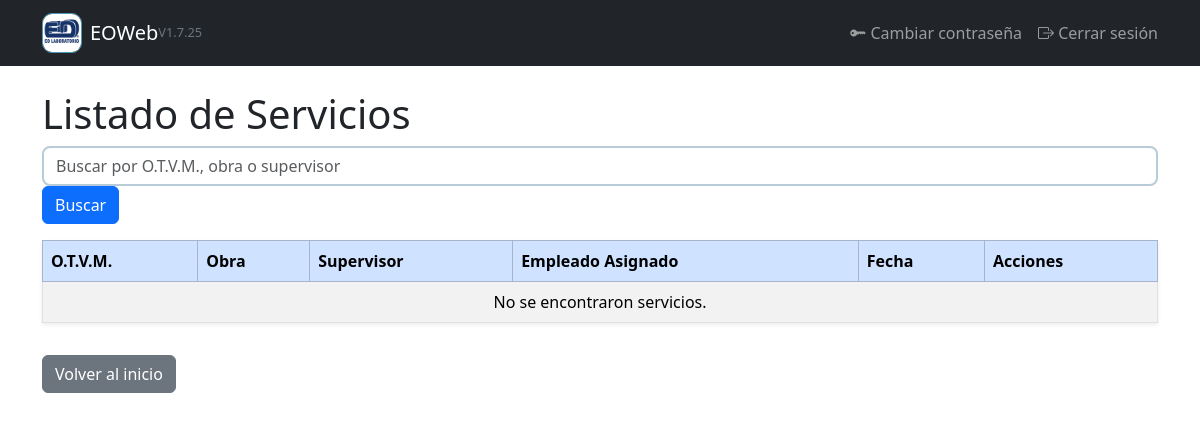
The page /servicios/ (signed in) on the database as committed earlier.
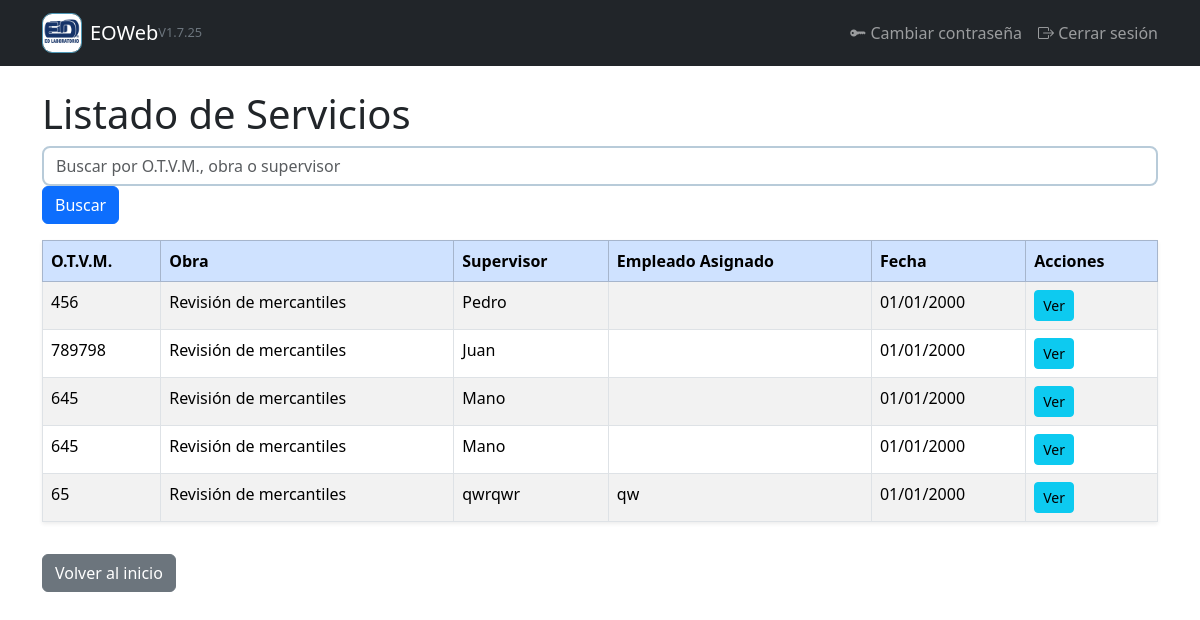
The same page on the database as committed later.
### gestion/models.py (models this page shows, shortened)
class Servicio(models.Model):
    obra = models.ForeignKey(Obra, on_delete=models.CASCADE, related_name='servicios')
    fecha = models.DateField()
    otvm = models.PositiveIntegerField("O.T.V.M.",editable=False)
    llegada = models.TimeField("Llegada a las")
    termino = models.TimeField("Término de los trabajos a las")
    solicitante = models.CharField("Solicitó el servicio", max_length=100)
    preguntar_por = models.CharField("Preguntar por", max_length=100)
    trabajo_realizado = models.ForeignKey(TrabajoRealizado, on_delete=models.SET_NULL, null=True,verbose_name="Trabajo programado")
    cantidad = models.IntegerField()
    observaciones = models.TextField(blank=True)
    clave_cliente = models.CharField("Clave Cliente", max_length=100)  # se puede llenar desde obra.cliente.clave
    localizacion = models.CharField("Localización", max_length=150) # se puede llenar desde obra.localizacion
    vobo_cliente_nombre = models.CharField(max_length=100)
    vobo_cliente_firma = models.ImageField(upload_to="firmas/", blank=True, null=True)
    lab_nombre = models.CharField(max_length=100)
    lab_firma = models.ImageField(upload_to="firmas/", blank=True, null=True)
    superviso_nombre = models.CharField(max_length=100, blank=True, null=True)
    superviso_firma = models.ImageField(upload_to='firmas/', null=True, blank=True)
    superviso_fecha = models.DateField()
    capturo_nombre = models.CharField(max_length=100)
    capturo_firma = models.ImageField(upload_to='firmas/', null=True, blank=True)
    capturo_fecha = models.DateField()
    facturo_nombre = models.CharField(max_length=100)
    facturo_firma = models.ImageField(upload_to='firmas/', null=True, blank=True)
    factura_numero = models.CharField(max_length=20, blank=True)
    facturo_fecha = models.DateField()
    autorizo_nombre = models.CharField(max_length=100)
    autorizo_firma = models.ImageField(upload_to='firmas/', null=True, blank=True)
    autorizo_fecha = models.DateField()
    empleado_asignado = models.ForeignKey(
        User,
        on_delete=models.SET_NULL,
        null=True,
        blank=True,
        related_name='servicios_asignados'
    )

class Obra(models.Model):
    cliente = models.ForeignKey(Cliente, on_delete=models.CASCADE, related_name='obras')
    clave_obra = models.CharField("Clave Obra", max_length=20)
    nombre = models.CharField("Nombre de la Obra", max_length=150)
    atencion_a = models.CharField("Atención a", max_length=255, blank=True)
    localizacion = models.CharField("Localización", max_length=150, blank=True)

### gestion/views.py (the view)
# urls.py: path('servicios/', views.lista_servicios, name='lista_servicios'),
@login_required
def lista_servicios(request):
    user = request.user
    if user.groups.filter(name="Empleado").exists():
        servicios = Servicio.objects.filter(empleado_asignado=user)
    elif user.groups.filter(name="Supervisor").exists():
        servicios = Servicio.objects.all()
    else:
        servicios = Servicio.objects.all()
    return render(request, "gestion/lista_servicios.html", {"servicios": servicios})

### gestion/templates/gestion/lista_servicios.html (shortened to what this page needs)
{% extends "gestion/base.html" %}
{% load static %}
{% block content %}
<h1>Listado de Servicios</h1>
<form method="get" class="form-inline mb-3">
    <input type="text" name="q" class="form-control mr-2" placeholder="Buscar por O.T.V.M., obra o supervisor" value="{{ request.GET.q }}">
    <button type="submit" class="btn btn-primary">Buscar</button>
</form>
<table class="table table-striped table-bordered shadow-sm">
    <thead class="table-primary">
        <tr>
            <th>O.T.V.M.</th>
            <th>Obra</th>
            <th>Supervisor</th>
            <th>Empleado Asignado</th>
            <th>Fecha</th>
            <th>Acciones</th>
        </tr>
    </thead>
    <tbody>
        {% for servicio in servicios %}
        <tr>
            <td>{{ servicio.otvm }}</td>
            <td>{{ servicio.obra.nombre }}</td>
            <td>{{ servicio.superviso_nombre }}</td>
            <td>{{ servicio.empleado_asignado.username }}</td>
            <td>{{ servicio.fecha|date:"d/m/Y" }}</td>
            <td>
                <a href="{% url 'detalle_servicio' servicio.id %}" class="btn btn-info btn-sm">Ver</a>
            </td>
        </tr>
        {% empty %}
        <tr>
            <td colspan="6" class="text-center">No se encontraron servicios.</td>
        </tr>
        {% endfor %}
    </tbody>
</table>
<a href="{% url 'inicio' %}" class="btn btn-secondary mt-3">Volver al inicio</a>
{% endblock %}

Rows that differ between the two databases and show on the page:
added Servicio: otvm "456", obra.nombre "Revisión de mercantiles", superviso_nombre "Pedro", fecha "01/01/2000"
added Servicio: otvm "789798", obra.nombre "Revisión de mercantiles", superviso_nombre "Juan", fecha "01/01/2000"
added Servicio: otvm "645", obra.nombre "Revisión de mercantiles", superviso_nombre "Mano", fecha "01/01/2000"
added Servicio: otvm "645", obra.nombre "Revisión de mercantiles", superviso_nombre "Mano", fecha "01/01/2000"
added Servicio: otvm "65", obra.nombre "Revisión de mercantiles", superviso_nombre "qwrqwr", empleado_asignado.username "qw", fecha "01/01/2000"
Other text that changed with them:
text no longer shown: "No se encontraron servicios."
